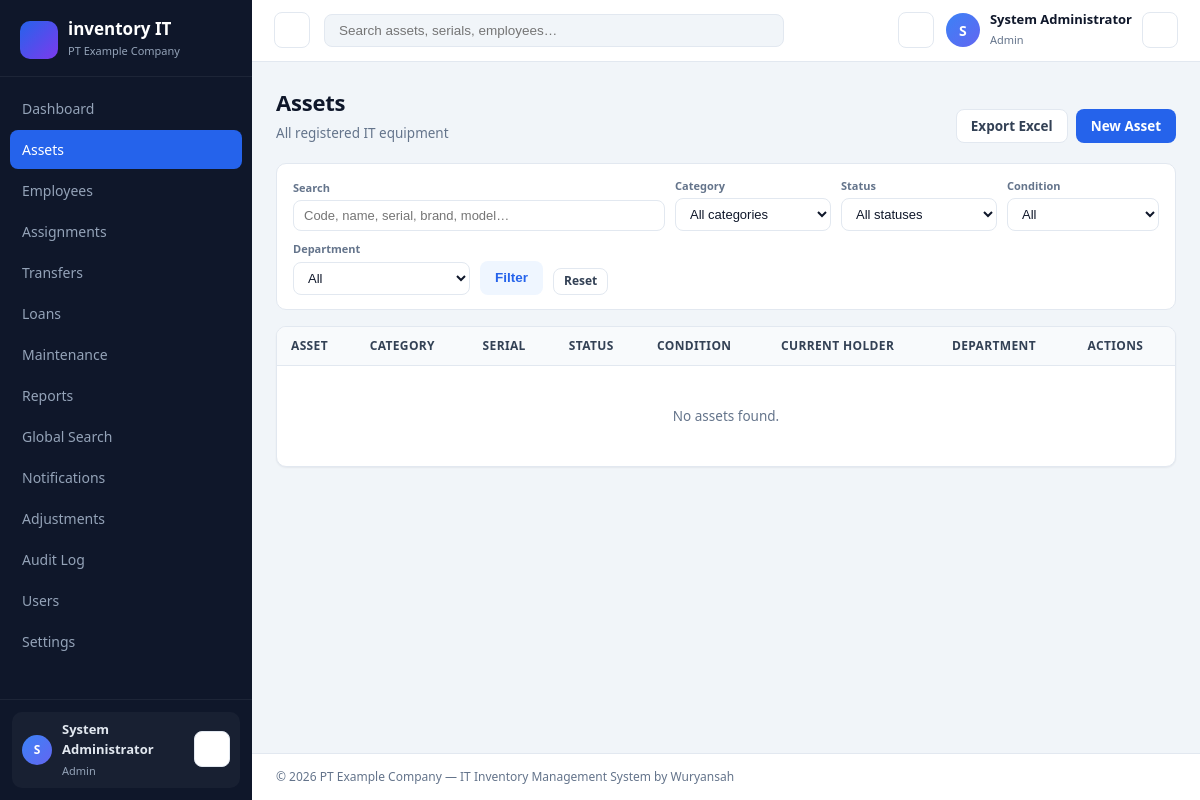
The page /index.php/assets (signed in) on the database its author committed.
### tables this page shows
CREATE TABLE IF NOT EXISTS `settings` (
  `id` INT UNSIGNED NOT NULL AUTO_INCREMENT,
  `key` VARCHAR(100) NOT NULL,
  `value` TEXT NULL,
  `created_at` DATETIME NOT NULL,
  `updated_at` DATETIME NULL,
  PRIMARY KEY (`id`),
  UNIQUE KEY `uq_settings_key` (`key`)
);

CREATE TABLE IF NOT EXISTS `users` (
  `id` INT UNSIGNED NOT NULL AUTO_INCREMENT,
  `name` VARCHAR(100) NOT NULL,
  `email` VARCHAR(190) NOT NULL,
  `password` VARCHAR(255) NOT NULL,
  `role` ENUM('admin','staff','employee') NOT NULL DEFAULT 'staff',
  `employee_id` INT UNSIGNED NULL,
  `is_active` TINYINT(1) NOT NULL DEFAULT 1,
  `last_login_at` DATETIME NULL,
  `created_at` DATETIME NOT NULL,
  `updated_at` DATETIME NULL,
  PRIMARY KEY (`id`),
  UNIQUE KEY `uq_users_email` (`email`)
);

### views/assets/index.php (the view, shortened to what the rows shown need)
<div class="page-head">
    <div>
        <h1 class="page-title">Assets</h1>
        <p class="page-desc">All registered IT equipment</p>
    </div>
    <div class="page-actions">
        <a class="btn btn-outline" href="<?= url('/assets/export') ?>"><?= svg_icon('download') ?> Export Excel</a>
        <a class="btn btn-primary" href="<?= url('/assets/create') ?>"><?= svg_icon('plus') ?> New Asset</a>
    </div>
</div>
<form class="filter-bar" method="get" action="<?= url('/assets') ?>">
    <div class="filter-item" style="flex:1; min-width:200px;">
        <label>Search</label>
        <input class="input" type="search" name="q" value="<?= e($filters['q'] ?? '') ?>" placeholder="Code, name, serial, brand, model…">
    </div>
    <div class="filter-item">
        <label>Category</label>
        <select class="select" name="category">
            <option value="">All categories</option>
        </select>
    </div>
    <div class="filter-item">
        <label>Status</label>
        <select class="select" name="status">
            <option value="">All statuses</option>
        </select>
    </div>
    <div class="filter-item">
        <label>Condition</label>
        <select class="select" name="condition">
            <option value="">All</option>
        </select>
    </div>
    <div class="filter-item">
        <label>Department</label>
        <select class="select" name="department">
            <option value="">All</option>
        </select>
    </div>
    <button class="btn btn-soft"><?= svg_icon('search') ?> Filter</button>
    <a class="btn btn-sm btn-outline" href="<?= url('/assets') ?>">Reset</a>
</form>
<div class="card table-card">
    <div class="table-wrap">
        <table class="table">
            <thead>
                <tr>
                    <th>Asset</th><th>Category</th><th>Serial</th><th>Status</th>
                    <th>Condition</th><th>Current Holder</th><th>Department</th><th class="text-right">Actions</th>
                </tr>
            </thead>
            <tbody>
            <?php if (!$pagination['items']): ?>
                <tr><td colspan="8" class="table-empty">No assets found.</td></tr>
            <?php endif; ?>
            </tbody>
        </table>
    </div>
</div>

### app/Core/Router.php (shortened to what the rows shown need)
<?php
class Router
{
    private Request $request;
    private array $routes = [];
    public function __construct(Request $request)
    {
        $this->request = $request;
    }
    public function add(string $methods, string $pattern, string $handler, string $roles = 'auth'): void
    {
        $this->routes[] = compact('methods', 'pattern', 'handler', 'roles');
    }
    public function dispatch(): void
    {
        $uri = $this->request->uri;
        foreach ($this->routes as $route) {
            $allowedMethod = in_array($this->request->method, explode('|', $route['methods']), true);
            if (!$allowedMethod || !$this->match($route['pattern'], $uri)) {
                continue;
            }
            [$controller, $method] = explode('@', $route['handler']);
            Middleware::authorize($route['roles']);
            $instance = new $class();
            $reflection = new \ReflectionMethod($instance, $method);
            $args = [];
            foreach ($reflection->getParameters() as $i => $param) {
                $type = $param->getType();
                if ($type && !$type->isBuiltin() && $type->getName() === Request::class) {
                    $args[] = $this->request;
                    continue;
                }
            }
            $instance->{$method}(...$args);
            return;
        }
    }
    private function match(string $pattern, string $uri): bool
    {
        return (bool)preg_match($this->toRegex($pattern), $uri);
    }
    private function toRegex(string $pattern): string
    {
        $regex = preg_replace('#\{([a-zA-Z_][a-zA-Z0-9_]*)\}#', '(?P<$1>[^/]+)', $pattern);
        return '#^' . $regex . '$#';
    }
}

### views/layouts/app.php (shortened to what the rows shown need)
<!DOCTYPE html>
<html lang="en">
<head>
    <link rel="stylesheet" href="<?= asset_url('css/app.css') ?>">
</head>
<body>
<?php
$nav = [];
if (Auth::role() !== 'employee') {
    $nav[] = ['href' => '/', 'label' => 'Dashboard', 'icon' => 'home', 'module' => 'dashboard'];
} else {
    $nav[] = ['href' => '/my-assets', 'label' => 'My Equipment', 'icon' => 'package-check', 'module' => 'my-assets'];
}
if (Auth::isStaff()) {
    $nav[] = ['href' => '/assets', 'label' => 'Assets', 'icon' => 'box', 'module' => 'assets'];
    $nav[] = ['href' => '/employees', 'label' => 'Employees', 'icon' => 'users', 'module' => 'employees'];
    $nav[] = ['href' => '/assignments', 'label' => 'Assignments', 'icon' => 'user-check', 'module' => 'assignments'];
    $nav[] = ['href' => '/transfers', 'label' => 'Transfers', 'icon' => 'arrow-swap', 'module' => 'transfers'];
    $nav[] = ['href' => '/loans', 'label' => 'Loans', 'icon' => 'clock', 'module' => 'loans'];
    $nav[] = ['href' => '/maintenance', 'label' => 'Maintenance', 'icon' => 'wrench', 'module' => 'maintenance'];
    $nav[] = ['href' => '/reports', 'label' => 'Reports', 'icon' => 'chart', 'module' => 'reports'];
    $nav[] = ['href' => '/search', 'label' => 'Global Search', 'icon' => 'search', 'module' => 'search'];
}
$nav[] = ['href' => '/notifications', 'label' => 'Notifications', 'icon' => 'bell', 'module' => 'notifications'];
if (Auth::isAdmin()) {
    $nav[] = ['href' => '/adjustments', 'label' => 'Adjustments', 'icon' => 'sliders', 'module' => 'adjustments'];
    $nav[] = ['href' => '/audit', 'label' => 'Audit Log', 'icon' => 'shield', 'module' => 'audit'];
    $nav[] = ['href' => '/users', 'label' => 'Users', 'icon' => 'users', 'module' => 'users'];
    $nav[] = ['href' => '/settings', 'label' => 'Settings', 'icon' => 'settings', 'module' => 'settings'];
}
$user = $currentUser ?? Auth::user();
$unread = \App\Models\Notification::unreadCount();
$isStaff = Auth::isStaff();
?>
<div class="layout">
    <aside class="sidebar" id="sidebar">
        <div class="sidebar-brand">
            <span class="brand-mark"><?= svg_icon('box') ?></span>
            <div>
                <strong>inventory IT</strong>
                <small><?= e(setting('company_name', 'Inventory')) ?></small>
            </div>
        </div>
        <nav class="sidebar-nav">
            <?php foreach ($nav as $item): ?>
                <a href="<?= url($item['href']) ?>" class="nav-link<?= ($pageModule ?? '') === $item['module'] ? ' active' : '' ?>">
                    <span><?= e($item['label']) ?></span>
                </a>
            <?php endforeach; ?>
        </nav>
        <div class="sidebar-footer">
            <div class="sidebar-user">
                <span class="avatar"><?= e(strtoupper(substr($user['name'] ?? '?', 0, 1))) ?></span>
                <div>
                    <strong><?= e($user['name'] ?? '') ?></strong>
                    <small><?= ucfirst(e($user['role'] ?? '')) ?></small>
                </div>
                <form method="post" action="<?= url('/logout') ?>">
                    <button class="icon-btn" title="Sign out"><?= svg_icon('logout') ?></button>
                </form>
            </div>
        </div>
    </aside>
    <div class="main">
        <header class="topbar">
            <button class="icon-btn menu-toggle" id="menuToggle" aria-label="Toggle menu"><?= svg_icon('menu') ?></button>
            <?php if ($isStaff): ?>
            <form class="topbar-search" method="get" action="<?= url('/search') ?>">
                <input type="search" name="q" placeholder="Search assets, serials, employees…" value="<?= e($_GET['q'] ?? '') ?>">
            </form>
            <?php else: ?>
                <span class="topbar-search-empty"></span>
            <?php endif; ?>
            <div class="topbar-right">
                <a href="<?= url('/notifications') ?>" class="icon-btn bell<?= $unread > 0 ? ' has-dot' : '' ?>" title="Notifications">
                </a>
                <div class="user-menu">
                    <span class="avatar"><?= e(strtoupper(substr($user['name'] ?? '?', 0, 1))) ?></span>
                    <div class="user-meta">
                        <strong><?= e($user['name'] ?? '') ?></strong>
                        <small><?= ucfirst(e($user['role'] ?? '')) ?></small>
                    </div>
                    <a class="icon-btn" href="<?= url('/profile') ?>" title="My profile"><?= svg_icon('settings') ?></a>
                </div>
            </div>
        </header>
        <main class="content">
            <?= $content ?>
        </main>
        <footer class="footer">
            © <?= date('Y') ?> <?= e(setting('company_name', 'invIT')) ?> — IT Inventory Management System by Wuryansah
        </footer>
    </div>
</div>
</body>
</html>

### rows shown on the page
settings: value "PT Example Company"
users: name "S", name "System Administrator", role "Admin"

### other values the page prints
$item['label'] "Dashboard"
$item['label'] "Assets"
$item['label'] "Employees"
$item['label'] "Assignments"
$item['label'] "Transfers"
$item['label'] "Loans"
$item['label'] "Maintenance"
$item['label'] "Reports"
$item['label'] "Global Search"
$item['label'] "Notifications"
$item['label'] "Adjustments"
$item['label'] "Audit Log"
$item['label'] "Users"
$item['label'] "Settings"
